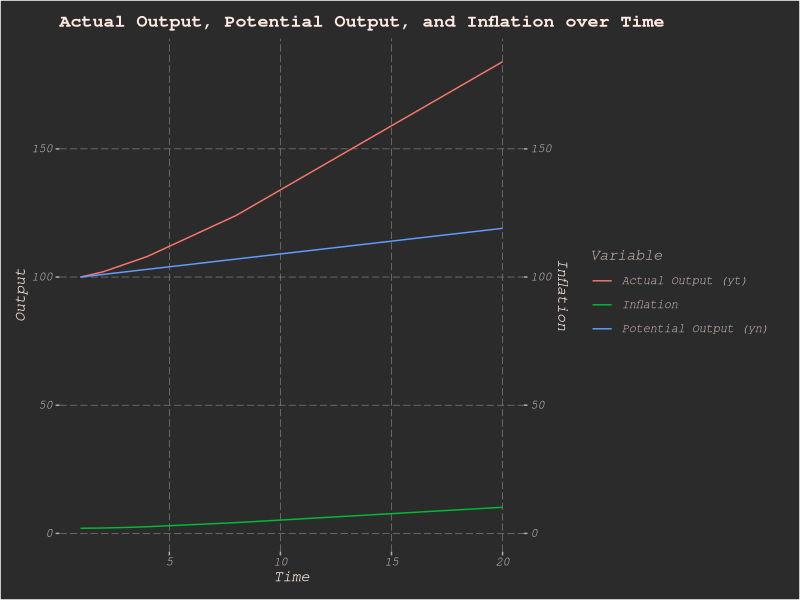
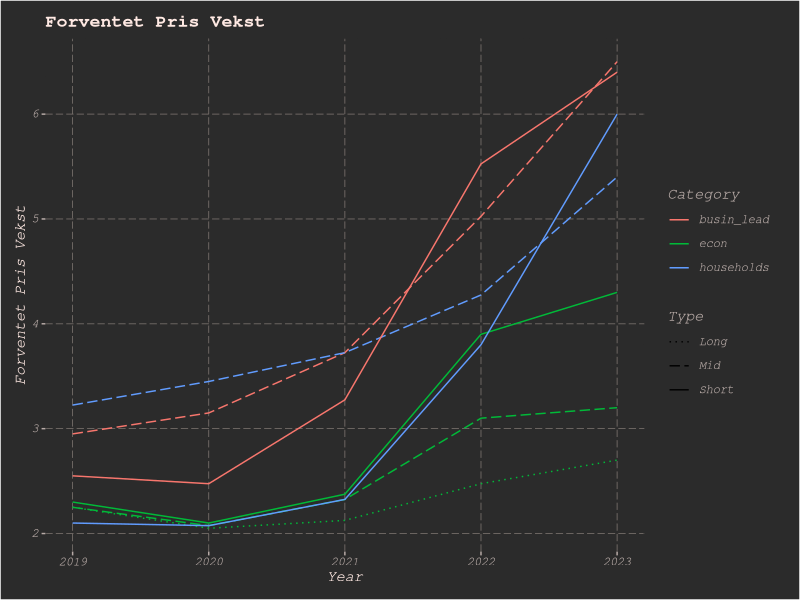

The R script that drew these images, in order:
## ---- chunk 1
rm(list = ls())
library(tidyverse)


hod_theme_colours <- c("#ffa822","#1ac0c6","#ff6150","#30B66A","#B06AFF","#FF21E1")

hod_theme <- function(alter_x_axis_colour = FALSE,
                      ledgend_pos = "right") {
  
  colour_text <- "#b8aba7"
  colour_text_light <- "#FFE9E3"
  colour_box <- "#2b2b2b"
  colour_lines <- "#827974"
  colour_main <- "#E9D5DA"
  colour_background <- "#2b2b2b"
  colour_palette_standard <- c("#ffa822", "#ff6150","#1ac0c6")
  colour_text_x_axis <- colour_text
  
  if(alter_x_axis_colour){
     colour_text_x_axis <- c(colour_text,colour_text_light)
  }
    
  theme(
    # Border and margin
    plot.margin = margin(0.4, 0.6, 0.4, 0.4, "cm"),
    panel.border = element_rect(colour = colour_box, fill = NA, linetype = 2),
    
    # background
    panel.background = element_rect(fill = colour_background),
    plot.background = element_rect(fill = colour_background),
    strip.background = element_rect(fill = colour_background),
    
    rect = element_rect(fill = colour_background, colour = "white",
                        size = 0.5, linetype = 1),
    
    # grid
    panel.grid.major.x = element_line(colour = colour_lines, linetype = 5, size = 0.25),
    panel.grid.minor.x = element_blank(),
    panel.grid.major.y =  element_line(colour = colour_lines, linetype = 5, size = 0.25),
    panel.grid.minor.y = element_blank(),
    axis.ticks = element_line(colour = colour_text),
    
    # line
    line = element_line(colour = colour_palette_standard),
    
    # text
    text = element_text(colour = colour_text, face = "italic", family = "mono"),
    plot.title = element_text(colour = colour_text_light, face = "bold", family = "mono"),
    plot.subtitle = element_text(colour = colour_text, family = "mono", hjust = 0.01),
    plot.caption = element_text(colour = colour_text, face = "italic", family = "mono"),
    axis.text.y = element_text(colour = colour_text, face = "italic", family = "mono"),
    axis.text.x = element_text(colour = colour_text_x_axis, face = "italic", family = "mono"),
    axis.title = element_text(colour = colour_text_light, family = "mono"),
    plot.tag = element_text(colour = colour_text, face = "italic", family = "mono"),
    legend.text = element_text(color = colour_text,face = "italic", family = "mono"),
    legend.title = element_text(colour = colour_text, face = "italic", family = "mono"),
    strip.text = element_text(colour = colour_text_light, face = "bold", family = "mono"),
    
    # legend
    legend.position = ledgend_pos,
    legend.key = element_rect(fill = colour_background)
  )
}
## ---- chunk 2
# Create sample data
time <- seq(1, 20, 1)
yt <- c(100, 102, 105, 108, 112, 116, 120, 124, 129, 134, 139, 144, 149, 154, 159, 164, 169, 174, 179, 184)
yn <- c(100, 101, 102, 103, 104, 105, 106, 107, 108, 109, 110, 111, 112, 113, 114, 115, 116, 117, 118, 119)
inflation <- c(2, 2.1, 2.3, 2.6, 3, 3.4, 3.8, 4.2, 4.7, 5.2, 5.7, 6.2, 6.7, 7.2, 7.7, 8.2, 8.7, 9.2, 9.7, 10.2)

data <- data.frame(time, yt, yn, inflation)

# Create a ggplot object
p <- ggplot(data, aes(time))

# Add lines for yt, yn, and inflation
p <- p + geom_line(aes(y = yt, color = "Actual Output (yt)")) +
          geom_line(aes(y = yn, color = "Potential Output (yn)")) +
          geom_line(aes(y = inflation, color = "Inflation")) +
          scale_y_continuous(sec.axis = sec_axis(~ ., name = "Inflation"))

# Add labels and a legend
p <- p + labs(title = "Actual Output, Potential Output, and Inflation over Time",
              x = "Time", y = "Output",
              color = "Variable")+hod_theme()

# Display the graph
print(p)
## ---- chunk 3
time <- seq(2019, 2023, 1)
econ_short <- c(2.3, 2.1, 2.375, 3.9, 4.3)
busin_lead_short <- c(2.55, 2.475, 3.275, 5.525, 6.4)
households_short <- c(2.1, 2.075, 2.325, 3.8, 6.0)

econ_mid <- c(2.25, 2.075, 2.325, 3.1, 3.2)
busin_lead_mid <- c(2.95, 3.15, 3.725, 5.025, 6.5)
households_mid <- c(3.225, 3.45, 3.725, 4.275, 5.4)

econ_long <- c(2.25, 2.05, 2.125, 2.475, 2.7)
busin_lead_long <- c(NA, NA, NA, NA, NA)
households_long <- c(NA, NA, NA, NA, NA)

category <- c(rep("econ", 15), rep("busin_lead", 15), rep("households", 15))
type <- c(rep("Short", 5), rep("Mid", 5), rep("Long", 5))
values <- c(econ_short, econ_mid, econ_long, busin_lead_short, busin_lead_mid, busin_lead_long, households_short, households_mid, households_long)
time <- rep(time, 9)

data <- data.frame(time, category, type, values)
p <- ggplot(data, aes(time, values, linetype = type, color = category))
p <- p + geom_line() + scale_linetype_manual(values = c("Short" = "solid", "Mid" = "longdash", "Long" = "dotted"))
p <- p + labs(title = "Forventet Pris Vekst",
              x = "Year", y = "Forventet Pris Vekst",
              color = "Category", linetype = "Type") + hod_theme()

print(p)

